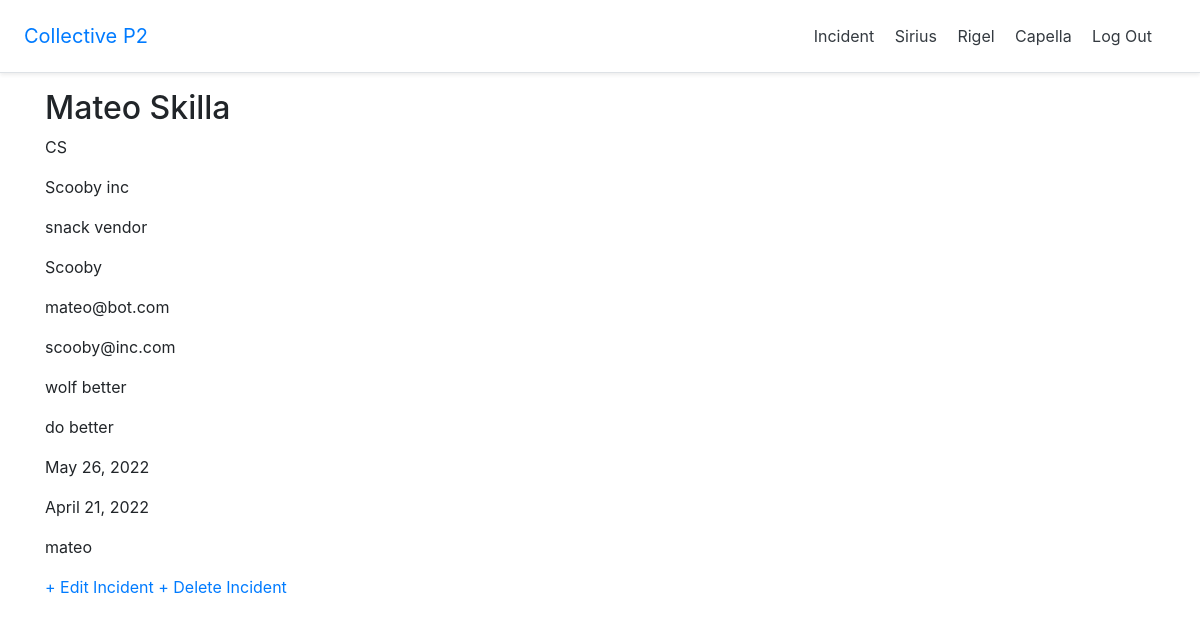
/incidents/2/ (signed in), run on the app's committed database.
### incidents/models.py (models this page shows, shortened)
class Incident(models.Model):
    full_name = models.CharField(max_length=50)
    team = models.CharField(max_length=20)
    organization_impacted_by_incident = models.CharField(max_length=20)
    incident_discovery_method = models.TextField()
    affiliation_to_org = models.CharField(max_length=30)
    user_incident_reported_by = models.CharField(max_length=20)
    employee_email = models.EmailField()
    customer_email = models.EmailField()
    prevention = models.TextField()
    additional_notes = models.TextField()
    date_incident_reported = models.DateField(auto_now_add=True, editable=True)
    date_incident_occured = models.DateField(auto_now=False)
    author = models.ForeignKey(
        get_user_model(),
        on_delete=models.CASCADE
    )

### accounts/models.py (models this page shows)
class CustomUser(AbstractUser):
    age = models.PositiveIntegerField(null=True, blank=True)

### incidents/views.py (the view)
# urls.py: path('<int:pk>/', HomeDetailView.as_view(), name='incidents/incident_detail'),
class HomeDetailView(LoginRequiredMixin, DetailView):
    model = Incident
    template_name = 'incidents/incident_detail.html'

### templates/incidents/incident_detail.html (shortened to what this page needs)
{% extends 'base.html' %}
{% block content %}
    <div class="post-entry">
        <h2>{{ incident.full_name }}</h2>
        <p>{{ incident.team }}</p>
        <p>{{ incident.organization_impacted_by_incident }}</p>
        <p>{{ incident.affiliation_to_org }}</p>
        <p>{{ incident.user_incident_reported_by }}</p>
        <p>{{ incident.employee_email }}</p>
        <p>{{ incident.customer_email }}</p>
        <p>{{ incident.prevention }}</p>
        <p>{{ incident.additional_notes }}</p>
        <p>{{ incident.date_incident_reported }}</p>
        <p>{{ incident.date_incident_occured }}</p>
        <p>{{ incident.author }}</p>
    </div>
    <a href="{% url 'incidents/incident_edit' incident.pk %}"> + Edit Incident</a>
    <a href="{% url 'incidents/incident_delete' incident.pk %}"> + Delete Incident</a>
{% endblock content %}

### data on the page
Incident: full_name "Mateo Skilla", team "CS", organization_impacted_by_incident "Scooby inc", affiliation_to_org "snack vendor", user_incident_reported_by "Scooby", employee_email "mateo@bot.com", customer_email "scooby@inc.com", prevention "wolf better", additional_notes "do better", date_incident_reported "May 26, 2022", date_incident_occured "April 21, 2022", author "mateo"
